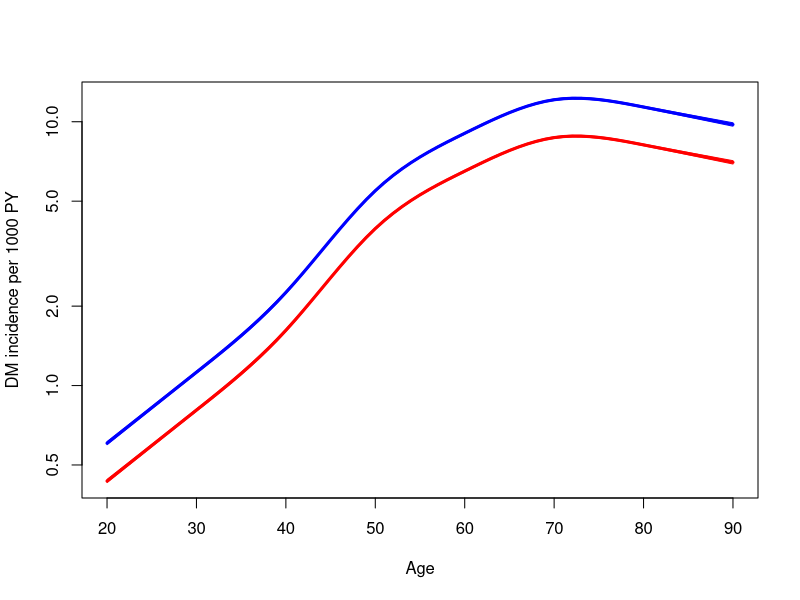
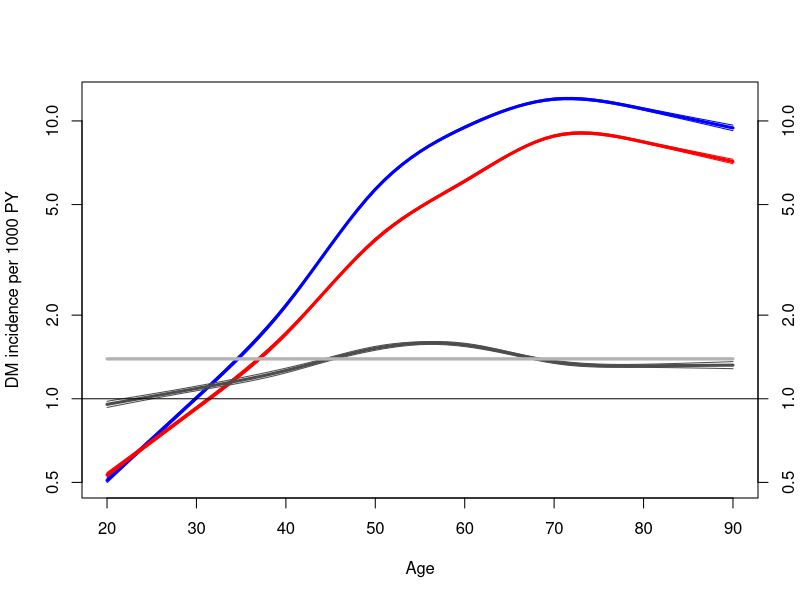

Source code (R) for these figures, in order:
library(Epi)


### Name: DMepi
### Title: Epidmiological rates for diabetes in Denmark 1996-2015
### Aliases: DMepi
### Keywords: datasets

### ** Examples

data(DMepi)
# Total deaths and person-years in the Danish population
ftable( addmargins( xtabs( cbind( Deaths=D.nD+D.DM,
                                    PYrs=Y.nD+Y.DM ) ~ P + sex,
                           data=DMepi ),
                    2 ),
        row.vars = 1 )
# Deaths and person-years in the population of diabetes patients
round(
ftable( addmargins( xtabs( cbind( Deaths=D.DM,
                                    PYrs=Y.DM ) ~ P + sex,
                           data=DMepi ),
                    2 ),
        row.vars = 1 ) )

# Model for age-specific incidence rates;
inc <- glm( X ~ sex + Ns( A, knots=seq(30,80,10) ) + P,
                offset = log(Y.nD),
                family = poisson,
                  data = DMepi )

# Predict for men and women separately in 2010:
ndm <- data.frame( sex="M", A=20:90, P=2010, Y.nD=1000 )
ndf <- data.frame( sex="F", A=20:90, P=2010, Y.nD=1000 )
prM <- ci.pred( inc, ndm )
prF <- ci.pred( inc, ndf )
matplot( ndm$A, cbind(prM,prF),
         type="l", lty=1, lwd=c(3,1,1),
         col=rep(c("blue","red"),each=3),
         log="y", xlab="Age", ylab="DM incidence per 1000 PY" )

# This is a proportional hazards model - add sex-age interaction
int <- update( inc, . ~ . + sex:Ns( A, knots=seq(30,80,10) ) )
prM <- ci.pred( int, ndm )
prF <- ci.pred( int, ndf )
matplot( ndm$A, cbind(prM,prF),
         type="l", lty=1, lwd=c(3,1,1),
         col=rep(c("blue","red"),each=3),
         log="y", xlab="Age", ylab="DM incidence per 1000 PY" )

# The rate-ratio is teased out using the ci.exp:
RRp <- ci.exp( inc, list(ndm,ndf) )
RRi <- ci.exp( int, list(ndm,ndf) )

# and added to the plot
matlines( ndm$A, cbind(RRi,RRp),
          type="l", lty=1, lwd=c(3,1,1), col=gray(rep(c(0.3,0.7),each=3)) )
abline(h=1)
axis(side=4)
mtext( "Male/Female IRR", side=4, line=2 )
